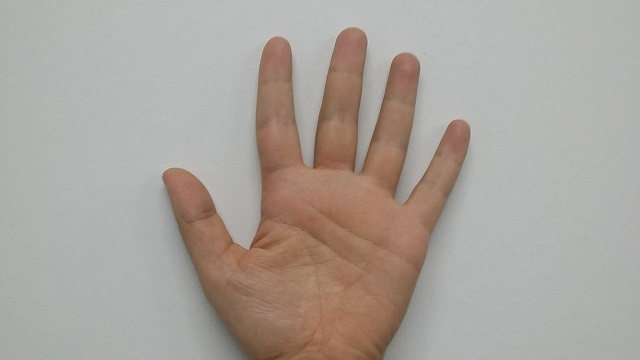
//> input picture Desktop/졸프/opencv/testcv/testcv/hand.jpg, 640 x 360 px
$ ./movementDetecition2   (built with g++ and OpenCV 4)
//> lines starting //> are read from the running program, lines starting //| are printed output that depends on the picture; pictures that were not available may be replaced by others from this repository, and a replacement may not be noted
#include<iostream>

#include<opencv2\core\core.hpp>

#include<opencv2\highgui\highgui.hpp>

//결과 출력 함수

void ShowResult(char* name, cv::Mat image);


int main()

{


	cv::Mat image = cv::imread("hand.jpg");
//> image is the input picture: 360 rows x 640 cols, CV_8UC3; mean B, G, R 155.8, 162.5, 170.2

	cv::Mat logo = cv::imread("book1.jpg");
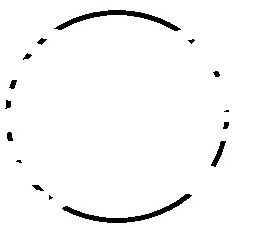
//> input picture Desktop/졸프/opencv/testcv/testcv/30circle.jpg, 259 x 227 px, given in place of book1.jpg, which was not available
//> logo is the input picture: 227 rows x 259 cols, CV_8UC3; min 0, max 255, mean 247.2


	ShowResult("panda", image);

	ShowResult("logo", logo);


	cv::Mat imageROI = image(cv::Rect(50, 10, logo.cols, logo.rows));
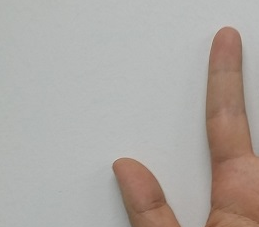
//> imageROI: 227 rows x 259 cols, CV_8UC3; mean B, G, R 163.2, 168, 173.9

	//로고의 x,y 시작좌표지정,col,row 끝점지정

	cv::addWeighted(imageROI, 1.0, logo, 0.3, 0.0, imageROI);
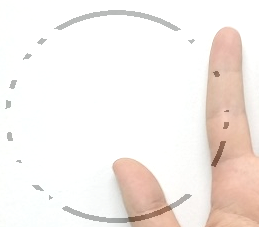
//> imageROI: 227 rows x 259 cols, CV_8UC3; mean B, G, R 234.8, 238.8, 245.9
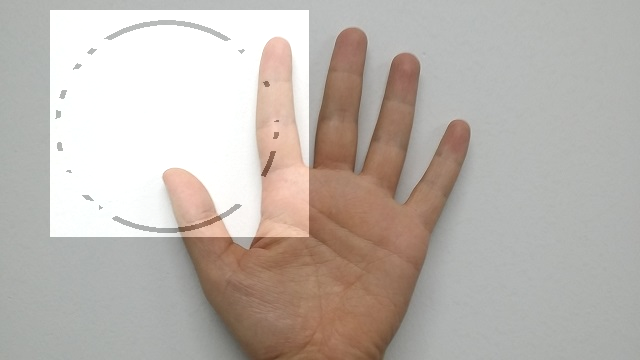
//> image: 360 rows x 640 cols, CV_8UC3; mean B, G, R 174, 180.6, 188.5

	//영상에 로고 붙이기


	ShowResult("ImageROI(결과영상)", image);


	cv::waitKey(0);


	return 1;

}

void ShowResult(char* name, cv::Mat image)

{

	cv::namedWindow(name);//창정의

	cv::imshow(name, image);//원본이미지 보이기

}
